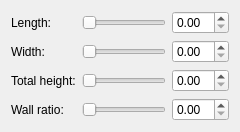
              <widget class="QWidget" name="pagePyramidRoof">
               <layout class="QFormLayout" name="formLayout_4">
                <item row="0" column="0">
                 <widget class="QLabel" name="labelPRLength">
                  <property name="text">
                   <string>Length:</string>
                  </property>
                 </widget>
                </item>
                <item row="0" column="1">
                 <layout class="QHBoxLayout" name="layoutPRLength">
                  <item>
                   <widget class="QSlider" name="sliderPRLength">
                    <property name="orientation">
                     <enum>Qt::Horizontal</enum>
                    </property>
                   </widget>
                  </item>
                  <item>
                   <widget class="QDoubleSpinBox" name="spinBoxPRLength">
                    <property name="singleStep">
                     <double>0.100000000000000</double>
                    </property>
                   </widget>
                  </item>
                 </layout>
                </item>
                <item row="1" column="0">
                 <widget class="QLabel" name="labelPRWidth">
                  <property name="text">
                   <string>Width:</string>
                  </property>
                 </widget>
                </item>
                <item row="1" column="1">
                 <layout class="QHBoxLayout" name="layoutPRWidth">
                  <item>
                   <widget class="QSlider" name="sliderPRWidth">
                    <property name="orientation">
                     <enum>Qt::Horizontal</enum>
                    </property>
                   </widget>
                  </item>
                  <item>
                   <widget class="QDoubleSpinBox" name="spinBoxPRWidth">
                    <property name="singleStep">
                     <double>0.100000000000000</double>
                    </property>
                   </widget>
                  </item>
                 </layout>
                </item>
                <item row="2" column="0">
                 <widget class="QLabel" name="labelPRHeightWall">
                  <property name="text">
                   <string>Total height:</string>
                  </property>
                 </widget>
                </item>
                <item row="2" column="1">
                 <layout class="QHBoxLayout" name="layoutPRHeightWall">
                  <item>
                   <widget class="QSlider" name="sliderPRHeightWall">
                    <property name="orientation">
                     <enum>Qt::Horizontal</enum>
                    </property>
                   </widget>
                  </item>
                  <item>
                   <widget class="QDoubleSpinBox" name="spinBoxPRHeightWall">
                    <property name="singleStep">
                     <double>0.100000000000000</double>
                    </property>
                   </widget>
                  </item>
                 </layout>
                </item>
                <item row="3" column="0">
                 <widget class="QLabel" name="labelPRHeightRoof">
                  <property name="text">
                   <string>Wall ratio:</string>
                  </property>
                 </widget>
                </item>
                <item row="3" column="1">
                 <layout class="QHBoxLayout" name="layoutPRHeightRoof">
                  <item>
                   <widget class="QSlider" name="sliderPRHeightRoof">
                    <property name="orientation">
                     <enum>Qt::Horizontal</enum>
                    </property>
                   </widget>
                  </item>
                  <item>
                   <widget class="QDoubleSpinBox" name="spinBoxPRHeightRoof">
                    <property name="singleStep">
                     <double>0.100000000000000</double>
                    </property>
                   </widget>
                  </item>
                 </layout>
                </item>
               </layout>
              </widget>
